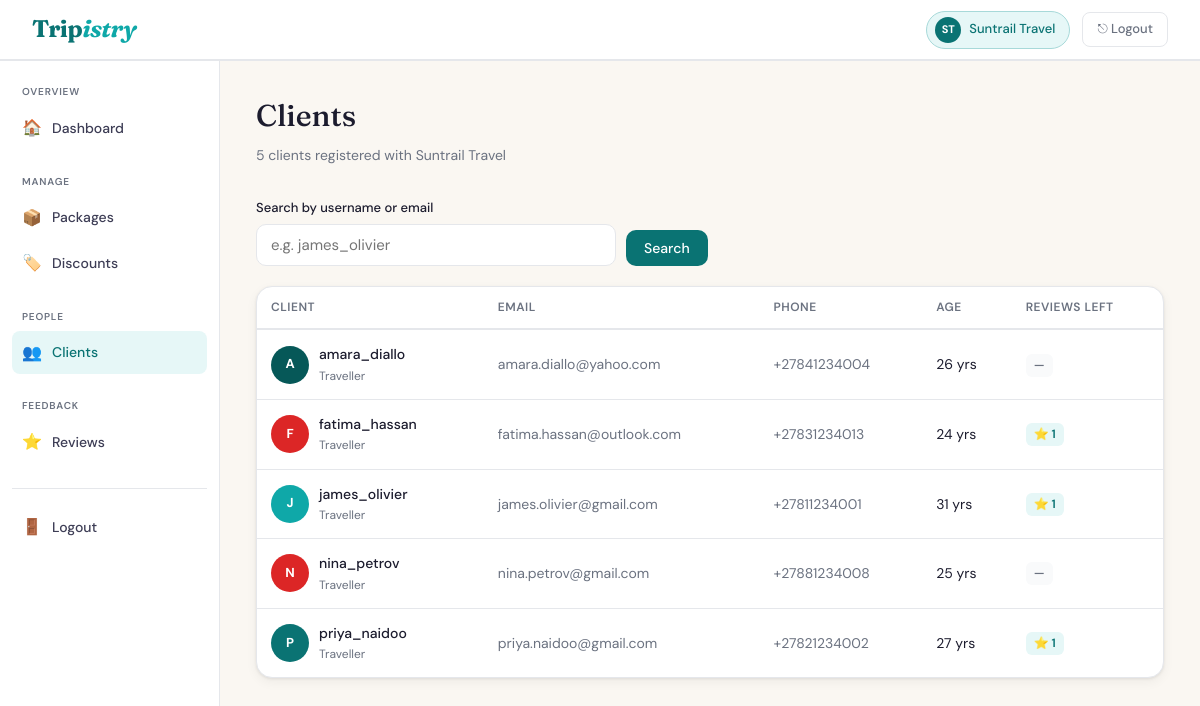
Screenshot of /Agency/clients.php (signed in) with the database file from the repository.
### tables this page shows
CREATE TABLE IF NOT EXISTS `agencies` (
  `AgentID` int(11) NOT NULL AUTO_INCREMENT,
  `UserID` int(11) NOT NULL,
  `Name` varchar(100) NOT NULL,
  PRIMARY KEY (`AgentID`),
  UNIQUE KEY `UserID` (`UserID`),
  CONSTRAINT `fk_ag_user` FOREIGN KEY (`UserID`) REFERENCES `users` (`UserID`) ON DELETE CASCADE ON UPDATE CASCADE
);

CREATE TABLE IF NOT EXISTS `clients` (
  `ClientID` int(11) NOT NULL AUTO_INCREMENT,
  `TravID` int(11) NOT NULL,
  `AgentID` int(11) NOT NULL,
  PRIMARY KEY (`ClientID`),
  UNIQUE KEY `uq_client` (`TravID`,`AgentID`),
  KEY `fk_cl_agent` (`AgentID`),
  CONSTRAINT `fk_cl_agent` FOREIGN KEY (`AgentID`) REFERENCES `agencies` (`AgentID`) ON DELETE CASCADE ON UPDATE CASCADE,
  CONSTRAINT `fk_cl_trav` FOREIGN KEY (`TravID`) REFERENCES `travellers` (`TravID`) ON DELETE CASCADE ON UPDATE CASCADE
);

CREATE TABLE IF NOT EXISTS `users` (
  `UserID` int(11) NOT NULL AUTO_INCREMENT,
  `Username` varchar(50) NOT NULL,
  `Password` varchar(255) NOT NULL,
  PRIMARY KEY (`UserID`),
  UNIQUE KEY `Username` (`Username`)
);

CREATE TABLE IF NOT EXISTS `travellers` (
  `TravID` int(11) NOT NULL AUTO_INCREMENT,
  `UserID` int(11) NOT NULL,
  `DoB` date NOT NULL,
  PRIMARY KEY (`TravID`),
  UNIQUE KEY `UserID` (`UserID`),
  CONSTRAINT `fk_trav_user` FOREIGN KEY (`UserID`) REFERENCES `users` (`UserID`) ON DELETE CASCADE ON UPDATE CASCADE
);

### Agency/clients.php (the view, shortened to what this page needs)
<?php
$pdo = getDB();
$agentID    = (int) $_SESSION['sub_id'];
$stmtName = $pdo->prepare("SELECT Name FROM agencies WHERE AgentID = ?");
$stmtName->execute([$agentID]);
$agencyName = htmlspecialchars($stmtName->fetchColumn() ?: 'Your Agency');
$words      = explode(' ', $agencyName);
$initials   = strtoupper(substr($words[0], 0, 1) . (isset($words[1]) ? substr($words[1], 0, 1) : ''));
$filterSearch = trim($_GET['search'] ?? '');
$where  = ['c.AgentID = ?'];
$params = [$agentID];
$sql = "
    SELECT
        c.ClientID,
        u.Username,
        cd.Email,
        cn.Number     AS Phone,
        t.DoB,
        COUNT(DISTINCT ae.ExpNum) AS ReviewCount
    FROM clients c
    JOIN travellers    t  ON t.TravID  = c.TravID
    JOIN users         u  ON u.UserID  = t.UserID
    LEFT JOIN contactdetails  cd ON cd.UserID = u.UserID
    LEFT JOIN contact_numbers cn ON cn.CDID   = cd.CDID
    LEFT JOIN agency_experiences ae ON ae.ClientID = c.ClientID AND ae.AgentID = c.AgentID
    WHERE " . implode(' AND ', $where) . "
    GROUP BY c.ClientID, u.Username, cd.Email, cn.Number, t.DoB
    ORDER BY u.Username ASC
";
$stmt = $pdo->prepare($sql);
$stmt->execute($params);
$clients = $stmt->fetchAll(PDO::FETCH_ASSOC);
function calcAge(string $dob): int {
    return (int) (new DateTime($dob))->diff(new DateTime())->y;
}
function avatarColour(string $name): string {
    $colours = [
        '#0a7373','#065858','#0fa8a8','#9333ea',
        '#d97706','#16a34a','#dc2626','#2563eb',
    ];
    return $colours[ord($name[0]) % count($colours)];
}
?>
<!DOCTYPE html>
<html lang="en">
<head>
  <link rel="stylesheet" href="css/agency.css">
</head>
<body>
<nav class="navbar">
  <a href="agency_dashboard.php" class="nav-logo">Trip<em>istry</em></a>
  <div class="nav-right">
    <div class="nav-agency-badge">
      <div class="avatar"><?= $initials ?></div>
      <?= $agencyName ?>
    </div>
    <a href="../logout.php" class="btn-logout">⎋ Logout</a>
  </div>
</nav>
<div class="dashboard-layout">
  <aside class="sidebar">
    <div class="sidebar-section">
      <span class="sidebar-label">Overview</span>
      <a href="agency_dashboard.php"><span class="icon">🏠</span> Dashboard</a>
    </div>
    <div class="sidebar-section">
      <span class="sidebar-label">Manage</span>
      <a href="packages.php"><span class="icon">📦</span> Packages</a>
      <a href="discounts.php"><span class="icon">🏷️</span> Discounts</a>
    </div>
    <div class="sidebar-section">
      <span class="sidebar-label">People</span>
      <a href="clients.php" class="active"><span class="icon">👥</span> Clients</a>
    </div>
    <div class="sidebar-section">
      <span class="sidebar-label">Feedback</span>
      <a href="reviews.php"><span class="icon">⭐</span> Reviews</a>
    </div>
    <hr class="sidebar-divider">
    <a href="../logout.php"><span class="icon">🚪</span> Logout</a>
  </aside>
  <main class="main-content">
    <div class="page-header">
      <h1>Clients</h1>
      <p><?= count($clients) ?> client<?= count($clients) !== 1 ? 's' : '' ?> registered with <?= $agencyName ?></p>
    </div>
    <form method="GET" action="clients.php">
      <div class="search-wrap">
        <div class="form-group">
          <label>Search by username or email</label>
          <input
            type="text"
            name="search"
            class="form-control"
            placeholder="e.g. james_olivier"
            value="<?= htmlspecialchars($filterSearch) ?>"
          >
        </div>
        <button type="submit" class="btn btn-primary">Search</button>
      </div>
    </form>
    <div class="card">
      <?php if (empty($clients)): ?>
        <div class="empty-state">
          <div class="empty-icon">👥</div>
          <p>
            <?= $filterSearch ? 'No clients match your search.' : 'No clients yet.' ?>
          </p>
        </div>
      <?php else: ?>
        <table class="table">
          <thead>
            <tr>
              <th>Client</th>
              <th>Email</th>
              <th>Phone</th>
              <th>Age</th>
              <th>Reviews Left</th>
            </tr>
          </thead>
          <tbody>
            <?php foreach ($clients as $client):
              $name    = htmlspecialchars($client['Username']);
              $initial = strtoupper(substr($client['Username'], 0, 1));
              $colour  = avatarColour($client['Username']);
              $age     = $client['DoB'] ? calcAge($client['DoB']) : '—';
              $reviews = (int) $client['ReviewCount'];
            ?>
              <tr>
                <td>
                  <div style="display:flex;align-items:center;gap:10px;">
                    <div class="client-avatar" style="background:<?= $colour ?>">
                      <?= $initial ?>
                    </div>
                    <div class="client-info">
                      <div class="name"><?= $name ?></div>
                      <div class="meta">Traveller</div>
                    </div>
                  </div>
                </td>
                <td class="text-sm text-muted">
                  <?= $client['Email'] ? htmlspecialchars($client['Email']) : '—' ?>
                </td>
                <td class="text-sm text-muted">
                  <?= $client['Phone'] ? htmlspecialchars($client['Phone']) : '—' ?>
                </td>
                <td class="text-sm">
                  <?= $age ?> <?= is_numeric($age) ? 'yrs' : '' ?>
                </td>
                <td>
                  <span class="review-count <?= $reviews === 0 ? 'zero' : '' ?>">
                    <?= $reviews === 0 ? '—' : '⭐ ' . $reviews ?>
                  </span>
                </td>
              </tr>
            <?php endforeach; ?>
          </tbody>
        </table>
      <?php endif; ?>
    </div>
  </main>
</div>
</body>
</html>

### Agency/clients.php (style rules this page uses)
.client-avatar { width: 38px; height: 38px; border-radius: 50%; display: flex; align-items: center; justify-content: center; font-size: 13px; font-weight: 700; color: #fff; flex-shrink: 0; }
.client-info .name { font-size:14px; font-weight:500; color:var(--ink); }
.client-info .meta { font-size:12px; color:var(--muted); margin-top:1px; }
.review-count { display: inline-flex; align-items: center; gap: 4px; font-size: 12px; font-weight: 600; background: var(--teal-pale); color: var(--teal); border-radius: 6px; padding: 2px 8px; }
.review-count.zero { background:#f9fafb; color:var(--muted); }
.search-wrap { display: flex; gap: 10px; align-items: flex-end; margin-bottom: 20px; }
.search-wrap .form-group { margin-bottom: 0; flex: 1; max-width: 360px; }

### rows the page displays
agencies: Name "ST", Name "Suntrail Travel"
clients: users.Username "A", users.Username "amara_diallo", Email "amara.diallo@yahoo.com", Phone "+27841234004", TravID.DoB "26"
clients: users.Username "F", users.Username "fatima_hassan", Email "fatima.hassan@outlook.com", Phone "+27831234013", TravID.DoB "24", reviews "1"
clients: users.Username "J", users.Username "james_olivier", Email "james.olivier@gmail.com", Phone "+27811234001", TravID.DoB "31", reviews "1"
clients: users.Username "N", users.Username "nina_petrov", Email "nina.petrov@gmail.com", Phone "+27881234008", TravID.DoB "25"
clients: users.Username "P", users.Username "priya_naidoo", Email "priya.naidoo@gmail.com", Phone "+27821234002", TravID.DoB "27", reviews "1"

### other values shown
count($clients) "5"
